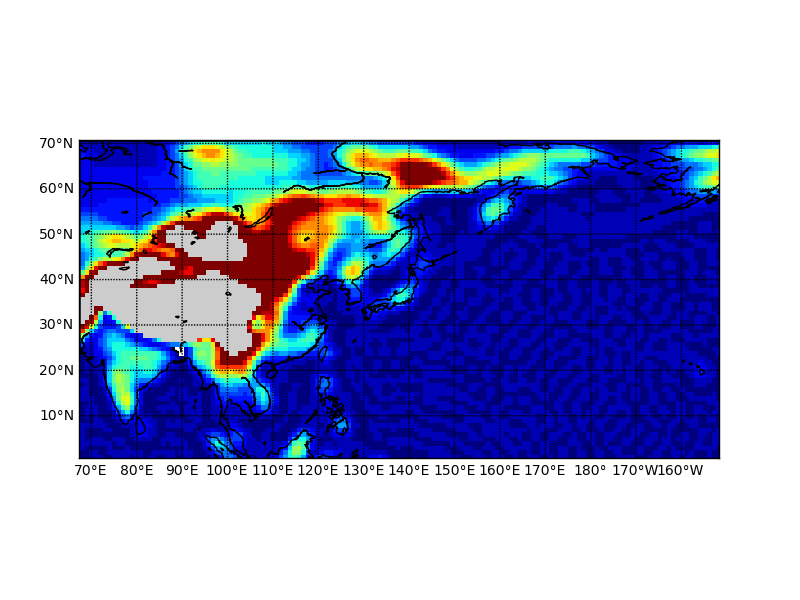

Generate this figure with Python:
import matplotlib.pyplot as plt
from numpy import *
import ctrack_fig
from dtanl_fsub import *

siname = "/media/disk2/data/JRA25/sa.one/const/topo/topo.sa.one"
a2in   = fromfile(siname, float32).reshape(180,360)
a2grad = dtanl_fsub.mk_a2grad_abs_saone(a2in.T).T *1000.0

lllon = 67.5
lllat = 0.5
urlon = 208.5
urlat = 70.5
bnd   = arange(-50,1000.0+10, 50)
a2shade  = ma.masked_greater(a2in, 1500.0).filled(-9999.0)
a2shade  = ma.masked_where( a2grad >7, a2shade).filled(-9999.0)
ctrack_fig.mk_pict_saone_reg(a2in, lllat=lllat, lllon=lllon, urlat=urlat, urlon=urlon, a2shade=a2shade, bnd=bnd)
